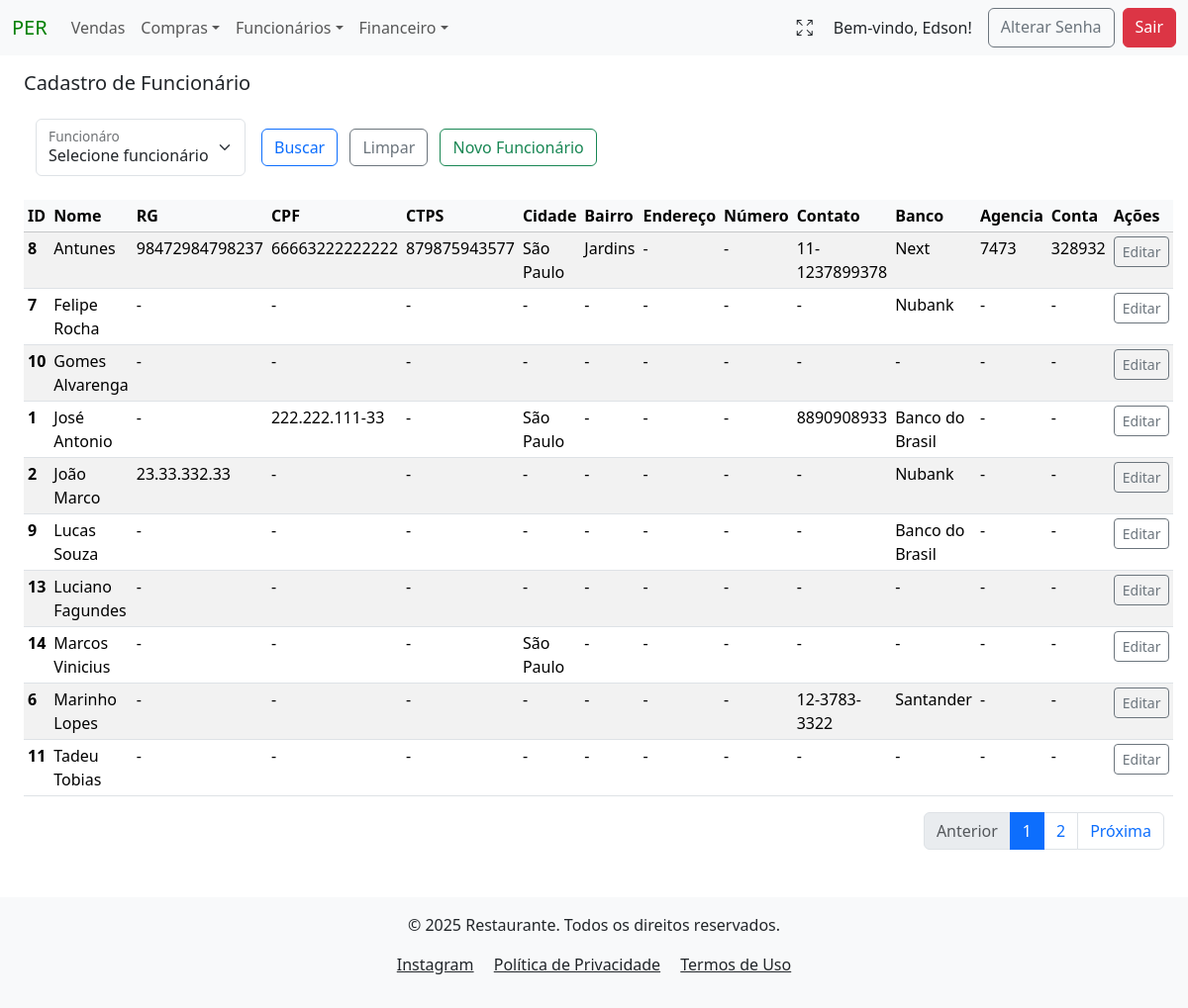
The app's page /funcionario/ (signed in) with its own data.
### users/models.py (models this page shows)
class User(AbstractUser):
    tenant = models.ForeignKey(Tenant, on_delete=models.PROTECT)
    phone = models.CharField(max_length=13, blank=True, null=True)
    birth_date = models.DateField(blank=False, null=False)
    created_at = models.DateTimeField(auto_now_add=True)
    updated_at = models.DateTimeField(auto_now=True)
    groups = models.ManyToManyField(
        'auth.Group',
        related_name='custom_user_set',  # Adicionando um nome diferente para evitar o conflito
        blank=True
    )
    user_permissions = models.ManyToManyField(
        'auth.Permission',
        related_name='custom_user_permissions_set',  # Adicionando um nome diferente para evitar o conflito
        blank=True
    )

### funcionarios/models.py (models this page shows, shortened)
class Cadastro(models.Model):
    LIST_BANK = [('Banco do Brasil', 'Banco do Brasil'),
                   ('Banco Original', 'Banco Original'),
                   ('Bradesco', 'Bradesco'),
                   ('Caixa Econômica', 'Caixa Econômica'),
                   ('C6 Bank', 'C6 Bank'),
                   ('Itau', 'Itau'),
                   ('Inter', 'Inter'),
                   ('Neon', 'Neon'),
                   ('Next', 'Next'),
                   ('Nubank', 'Nubank'),
                   ('Santander', 'Santander'),
                   ]
    tenant = models.ForeignKey(Tenant, on_delete=models.CASCADE)
    created_at = models.DateTimeField(auto_now_add=True)
    nome_funcionario = models.CharField(verbose_name="Funcionário", max_length=40 , blank=False, unique=True)
    rg = models.CharField(verbose_name="RG", max_length=14, null=True , blank=True)
    cpf = models.CharField(verbose_name="CPF", max_length=14, null=True , blank=True)
    carteira_trabalho = models.CharField(verbose_name="CTPS", max_length=12, null=True, blank=True)
    endereco = models.CharField(verbose_name="Endereço", max_length=40, null=True, blank=True)
    numero = models.CharField(verbose_name="Número", max_length=255, null=True, blank=True)
    bairro = models.CharField(verbose_name="Bairro", max_length=20, null=True, blank=True)
    cidade = models.CharField(verbose_name="Cidade", max_length=30, null=True, blank=True)
    telefone = models.CharField(verbose_name="Telefone", max_length=13, null=True, blank=True)
    banco = models.CharField(verbose_name="Banco", choices=LIST_BANK, max_length=15, null=True, blank=True)
    agencia = models.CharField(verbose_name="Agencia", max_length=7, null=True, blank=True)
    conta = models.CharField(verbose_name="Conta", max_length=10, null=True, blank=True)
    author = models.ForeignKey(settings.AUTH_USER_MODEL, on_delete=models.PROTECT, blank=False, default=1)
    dt_atualizado = models.DateTimeField(auto_now=True, null=False, blank=False)

### funcionarios/views.py (the view)
# urls.py: path('funcionario/', CadastroListView.as_view(), name="funcionarios_list"),
class CadastroListView(LoginRequiredMixin, PermissionRequiredMixin, TenantQuerysetMixin, HandleNoPermissionMixin, ListView):
    model = Cadastro
    template_name = 'funcionarios/funcionarios_list.html'  # Garante que o template correto será usado
    context_object_name = 'funcionarios_list'
    permission_required = 'funcionarios.view_cadastro'  # Permissão para visualizar objetos'
    def get_queryset(self):
        queryset = Cadastro.objects.filter(tenant=self.request.user.tenant)
        nome_funcionario_cadastro = self.request.GET.get('nome_funcionario')
        if nome_funcionario_cadastro:
            queryset = queryset.filter(id=nome_funcionario_cadastro)
        return queryset
    def get_context_data(self, **kwargs):
        context = super().get_context_data(**kwargs)
        tenant = getattr(self.request.user, 'tenant', None)
        if tenant:
            tenant = str(tenant).lower().replace(' ', '_')
        context['tenant'] = tenant
        funcionarios = self.get_queryset().order_by('nome_funcionario')  # Ordena a lista de funcionários pelo nome
        paginator = Paginator(funcionarios, 10)  # Exibe 10 registros por página
        page_number = self.request.GET.get('page')
        page_obj = paginator.get_page(page_number)
        context['funcionarios_list'] = page_obj
        context['paginator'] = paginator
        context['page_obj'] = page_obj
        context['query_params'] = self.request.GET.urlencode()
        context['cadastros_funcionarios'] = self.get_queryset()
        return context

### project/context_processors.py (called while the page is built)
def tenant_context(request):
    return {
        'tenant': request.GET.get('tenant', None),
    }

### users/models.py (called while the page is built)
    def __str__(self):
        return self.name

### funcionarios/templates/funcionarios/funcionarios_list.html (shortened to what this page needs)
{% extends 'global/base.html' %}
{% load static %}
{% block content %}
    <h5 class="mb-4 mt-3">Cadastro de Funcionário</h5>
    {% include 'funcionarios/funcionarios.html' %}
{% endblock content %}

### project/templates/global/base.html (shortened to what this page needs)
{% load cache %}
<!DOCTYPE html>
<html lang="pt-br">
  <head>
    <link href="https://cdn.jsdelivr.net/npm/bootstrap@5.3.3/dist/css/bootstrap.min.css" rel="stylesheet">
  </head>
  <body>
    <nav id="navbar" class="navbar navbar-expand-lg bg-body-tertiary position-sticky top-0" style="z-index: 1050;">
      <div class="container-fluid">
        <a class="navbar-brand" href="{% url 'menu' %}?tenant={{ tenant }}" style="color: green">PER</a>
        <div class="collapse navbar-collapse" id="navbarSupportedContent">
          <ul class="navbar-nav me-auto mb-2 mb-lg-0">
            <li class="nav-item">
              {% if perms.vendas.view_vendas %}
                <a class="nav-link" href="{% url 'venda_list' %}?tenant={{ tenant }}">Vendas</a>
              {% else %}
                <a class="nav-link disabled" href="#" aria-disabled="true">Vendas</a>
              {% endif %}
            <li class="nav-item dropdown">
              {% if perms.compras.view_compras %}
                <a class="nav-link dropdown-toggle" href="#" role="button" data-bs-toggle="dropdown" aria-expanded="false">Compras</a>
              {% else %}
                <a class="nav-link disabled" href="#" aria-disabled="true">Compras</a>
              {% endif %}
            </li>
            <li class="nav-item dropdown">
              {% if perms.funcionarios.view_contratacao %}
                <a class="nav-link dropdown-toggle" href="#" role="button" data-bs-toggle="dropdown" aria-expanded="false">Funcionários</a>
              {% else %}
                <a class="nav-link disabled" href="#" aria-disabled="true">Funcionários</a>
              {% endif %}
            </li>
            <li class="nav-item dropdown">
              {% if perms.financeiro.view_dashboard_financeiro %}
                <a class="nav-link dropdown-toggle" href="#" role="button" data-bs-toggle="dropdown" aria-expanded="false">Financeiro</a>
              {% else %}
                <a class="nav-link disabled" href="#" aria-disabled="true">Financeiro</a>
              {% endif %}
            </li>
          </ul>
          <div class="d-flex ms-auto">
            <button id="fullscreen-btn" class="btn btn me-2" type="button" title="Tela Cheia" style="box-shadow:none;">
              <span id="fullscreen-icon" class="bi bi-arrows-fullscreen"></span>
            </button>
            {% if user.is_authenticated %}
              <span class="navbar-text text-dark me-3">
                Bem-vindo, {{ user.first_name }}!
              </span>
              <a href="{% url 'password_change' %}?tenant={{ tenant }}" class="btn btn-outline-secondary me-2">Alterar Senha</a>
              <a href="{% url 'logout' %}?tenant={{ tenant }}" class="btn btn-danger">Sair</a>
            {% else %}
              <a href="{% url 'login' %}?tenant={{ tenant }}" class="btn btn-outline-light">Login</a>
            {% endif %}
          </div>
        </div>
      </div>
    </nav>
    <main class="container-fluid px-4">
        {% block content %}{% endblock content %}
    </main>
      {% cache 7200 rodape_base %}
        <footer class="bg-body-tertiary text-dark py-3 mt-5">
          <div class="container text-center">
              <p>&copy; 2025 Restaurante. Todos os direitos reservados.</p>
              <p>
                  <a href="https://www.instagram.com/sushicasaverde/"
                      class="text-dark me-3"
                      target="_blank"
                      rel="noopener noreferrer"
                      >Instagram</a>
                  <a href="#" class="text-dark me-3">Política de Privacidade</a>
                  <a href="#" class="text-dark">Termos de Uso</a>
              </p>
          </div>
        </footer>
    <link rel="stylesheet" href="https://cdn.jsdelivr.net/npm/bootstrap-icons@1.11.3/font/bootstrap-icons.css">
  </body>
{% endcache rodape_base %}
</html>

### funcionarios/templates/funcionarios/funcionarios.html (shortened to what this page needs)
<div class="container-fluid mb-3">
    <form action="" method="GET" class="d-flex align-items-center">
        <div class="form-floating mb-2 me-2">
            <select class="form-select" id="floatingSelect" name="nome_funcionario" aria-label="Floating label select example">
                <option value="">Selecione funcionário</option>
            </select>
            <label for="floatingSelect">Funcionáro</label>
        </div>
        <div class="mb-2 ms-2">
            <button type="submit" class="btn btn-outline-primary me-2" name="buscar_funcionario_cadastro">Buscar</button>
            <a href="{% url 'funcionarios_list' %}?tenant={{ tenant }}" class="btn btn-outline-secondary me-2">Limpar</a>
            {% if perms.funcionarios.add_contratacao %}
                <a href="{% url 'create_funcionarios' %}?tenant={{ tenant }}" class="btn btn-outline-success me-2">Novo Funcionário</a>
            {% else %}
                <a class="btn btn-outline-success disabled" href="#" aria-disabled="true">Novo Funcionário</a>
            {% endif %}
        </div>
    </form>
</div>
{% if funcionarios_list %}
    <table class="table table-sm table-striped table-hover mt-3">
        <thead class="table-light">
        <tr>
            <th scope="col">ID</th>
            <th scope="col">Nome</th>
            <th scope="col">RG</th>
            <th scope="col">CPF</th>
            <th scope="col">CTPS</th>
            <th scope="col">Cidade</th>
            <th scope="col">Bairro</th>
            <th scope="col">Endereço</th>
            <th scope="col">Número</th>
            <th scope="col">Contato</th>
            <th scope="col">Banco</th>
            <th scope="col">Agencia</th>
            <th scope="col">Conta</th>
            <th scope="col">Ações</th>
        </tr>
        </thead>
        <tbody>
            {% for funcionario in funcionarios_list %}
                <tr>
                    <th scope="row" >{{ funcionario.pk }}</th>
                    <td>{{ funcionario.nome_funcionario }}</td>
                    <td>{{ funcionario.rg| default:"-" }}</td>
                    <td>{{ funcionario.cpf| default:"-" }}</td>
                    <td>{{ funcionario.carteira_trabalho| default:"-" }}</td>
                    <td>{{ funcionario.cidade| default:"-" }}</td>
                    <td>{{ funcionario.bairro| default:"-" }}</td>
                    <td>{{ funcionario.endereco| default:"-" }}</td>
                    <td>{{ funcionario.numero| default:"-" }}</td>
                    <td>{{ funcionario.telefone| default:"-" }}</td>
                    <td>{{ funcionario.banco| default:"-" }}</td>
                    <td>{{ funcionario.agencia| default:"-" }}</td>
                    <td>{{ funcionario.conta| default:"-" }}</td>
                    <td>
                        <a href="{% url 'update_funcionarios' pk=funcionario.pk %}?tenant={{ tenant }}" class="btn btn-outline-secondary btn-sm" >Editar</a>
                    </td>
                </tr>
            {% endfor %}
        </tbody>
    </table>
{% else %}
    <p>Não há registros</p>
{% endif %}
        <nav aria-label="Page navigation example">
    <ul class="pagination justify-content-end">
        {% if funcionarios_list.has_previous %}
            <li class="page-item">
                <a class="page-link" href="?tenant={{ tenant }}&page={{ funcionarios_list.previous_page_number }}">Anterior</a>
            </li>
        {% else %}
            <li class="page-item disabled">
                <a class="page-link">Anterior</a>
            </li>
        {% endif %}
        {% for num in funcionarios_list.paginator.page_range %}
            {% if funcionarios_list.number == num %}
                <li class="page-item active" aria-current="page">
                    <span class="page-link">{{ num }}</span>
                </li>
            {% elif num > funcionarios_list.number|add:-2 and num < funcionarios_list.number|add:2 %}
                <li class="page-item">
                    <a class="page-link" href="?tenant={{ tenant }}&page={{ num }}">{{ num }}</a>
                </li>
            {% endif %}
        {% endfor %}
        {% if funcionarios_list.has_next %}
            <li class="page-item">
                <a class="page-link" href="?tenant={{ tenant }}&page={{ funcionarios_list.next_page_number }}">Próxima</a>
            </li>
        {% else %}
            <li class="page-item disabled">
                <a class="page-link">Próxima</a>
            </li>
        {% endif %}
    </ul>
</nav>

### records on screen
User: first_name "Edson"
Cadastro: pk "8", nome_funcionario "Antunes", rg "98472984798237", cpf "66663222222222", carteira_trabalho "879875943577", cidade "São Paulo", bairro "Jardins", endereco "-", numero "-", telefone "11-1237899378", banco "Next", agencia "7473", conta "328932"
Cadastro: pk "7", nome_funcionario "Felipe Rocha", rg "-", cpf "-", carteira_trabalho "-", cidade "-", bairro "-", endereco "-", numero "-", telefone "-", banco "Nubank", agencia "-", conta "-"
Cadastro: pk "10", nome_funcionario "Gomes Alvarenga", rg "-", cpf "-", carteira_trabalho "-", cidade "-", bairro "-", endereco "-", numero "-", telefone "-", banco "-", agencia "-", conta "-"
Cadastro: pk "1", nome_funcionario "José Antonio", rg "-", cpf "222.222.111-33", carteira_trabalho "-", cidade "São Paulo", bairro "-", endereco "-", numero "-", telefone "8890908933", banco "Banco do Brasil", agencia "-", conta "-"
Cadastro: pk "2", nome_funcionario "João Marco", rg "23.33.332.33", cpf "-", carteira_trabalho "-", cidade "-", bairro "-", endereco "-", numero "-", telefone "-", banco "Nubank", agencia "-", conta "-"
Cadastro: pk "9", nome_funcionario "Lucas Souza", rg "-", cpf "-", carteira_trabalho "-", cidade "-", bairro "-", endereco "-", numero "-", telefone "-", banco "Banco do Brasil", agencia "-", conta "-"
Cadastro: pk "13", nome_funcionario "Luciano Fagundes", rg "-", cpf "-", carteira_trabalho "-", cidade "-", bairro "-", endereco "-", numero "-", telefone "-", banco "-", agencia "-", conta "-"
Cadastro: pk "14", nome_funcionario "Marcos Vinicius", rg "-", cpf "-", carteira_trabalho "-", cidade "São Paulo", bairro "-", endereco "-", numero "-", telefone "-", banco "-", agencia "-", conta "-"
Cadastro: pk "6", nome_funcionario "Marinho Lopes", rg "-", cpf "-", carteira_trabalho "-", cidade "-", bairro "-", endereco "-", numero "-", telefone "12-3783-3322", banco "Santander", agencia "-", conta "-"
Cadastro: pk "11", nome_funcionario "Tadeu Tobias", rg "-", cpf "-", carteira_trabalho "-", cidade "-", bairro "-", endereco "-", numero "-", telefone "-", banco "-", agencia "-", conta "-"

### other values on screen
{{ num }} "1"
{{ num }} "2"
